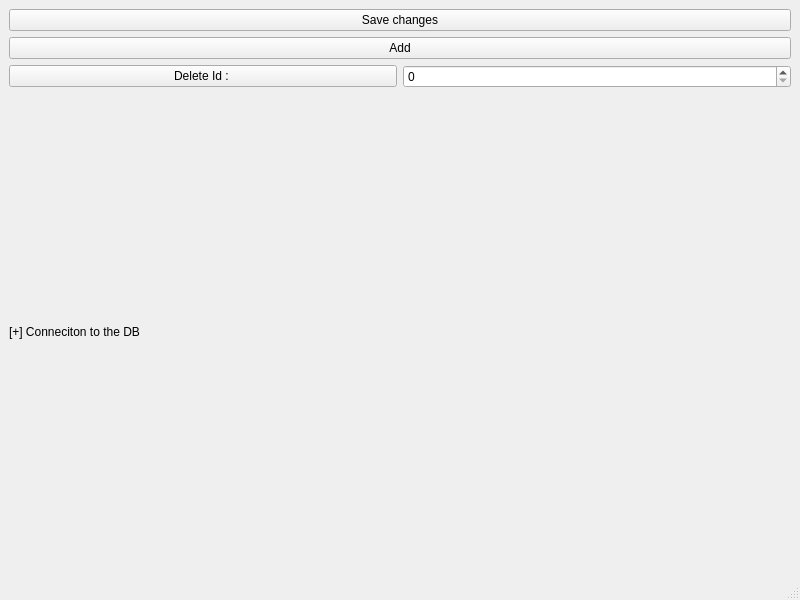
<?xml version="1.0" encoding="UTF-8"?>
<ui version="4.0">
 <class>MainController</class>
 <widget class="QMainWindow" name="MainController">
  <property name="geometry">
   <rect>
    <x>0</x>
    <y>0</y>
    <width>800</width>
    <height>600</height>
   </rect>
  </property>
  <property name="windowTitle">
   <string>MainController</string>
  </property>
  <widget class="QWidget" name="centralwidget">
   <layout class="QGridLayout" name="gridLayout">
    <item row="0" column="0">
     <layout class="QHBoxLayout" name="mainLayout" stretch="0,0">
      <property name="sizeConstraint">
       <enum>QLayout::SizeConstraint::SetMaximumSize</enum>
      </property>
      <item>
       <layout class="QVBoxLayout" name="verticalLayout"/>
      </item>
      <item>
       <layout class="QVBoxLayout" name="verticalLayout_2">
        <item>
         <widget class="QPushButton" name="saveButton">
          <property name="text">
           <string>Save changes</string>
          </property>
         </widget>
        </item>
        <item>
         <widget class="QPushButton" name="addButton">
          <property name="text">
           <string>Add</string>
          </property>
         </widget>
        </item>
        <item>
         <layout class="QHBoxLayout" name="horizontalLayout">
          <item>
           <widget class="QPushButton" name="deleteButton">
            <property name="text">
             <string>Delete Id : </string>
            </property>
           </widget>
          </item>
          <item>
           <widget class="QSpinBox" name="deleteIdBox"/>
          </item>
         </layout>
        </item>
        <item>
         <widget class="QLabel" name="connectionStatus">
          <property name="text">
           <string>[+] Conneciton to the DB</string>
          </property>
         </widget>
        </item>
       </layout>
      </item>
     </layout>
    </item>
   </layout>
  </widget>
  <widget class="QMenuBar" name="menubar">
   <property name="geometry">
    <rect>
     <x>0</x>
     <y>0</y>
     <width>800</width>
     <height>21</height>
    </rect>
   </property>
  </widget>
  <widget class="QStatusBar" name="statusbar"/>
 </widget>
 <resources/>
 <connections/>
</ui>
